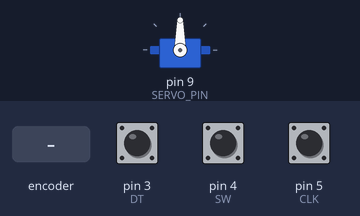
A sketch run on a simulated Arduino Uno, built with avr-gcc and run on an emulated ATmega328P. On the bench: servo. The test bench sets the inputs (shaded band); at power-on: pin 4 (SW) HIGH, pin 3 (DT) HIGH, pin 5 (CLK) HIGH. What the sketch prints to the serial monitor is not drawn.

Above: at 1.2 s.
1.3 s: rotary encoder on pin 5 (CLK) / pin 3 (DT) turned 3 steps (first pin leading)
At 2.3 s:
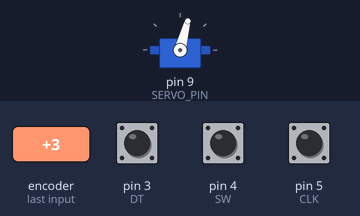
3.4 s: pin 4 (SW) pulled LOW for 0.15 s
At 4.1 s:
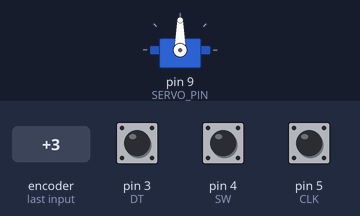
5.0 s: rotary encoder on pin 5 (CLK) / pin 3 (DT) turned 2 steps (second pin leading)
At 5.9 s:
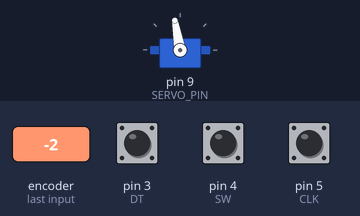
6.9 s: pin 4 (SW) pulled LOW for 1 s
At 8.0 s:
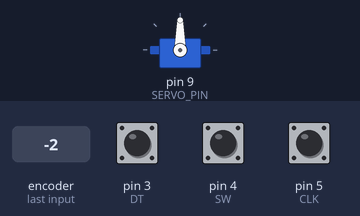
Timing chart, 0 to 9.9 s (numbered marks = the images above; inputs shaded):
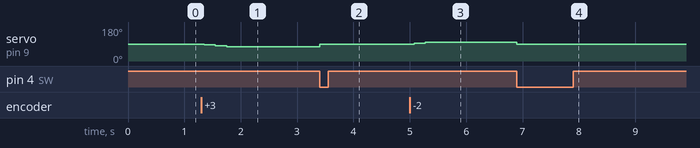

The sketch:

Rotary_encoder_servo_control.ino
```cpp
#include <Servo.h>

// 핀 정의
#define CLK         5    // 엔코더 CLK(A 위상)
#define DT          3    // 엔코더 DT(B 위상)
#define SW          4    // 엔코더 버튼 스위치
#define SERVO_PIN   9    // 서보 제어 핀
#define STEP_SIZE   5    // 한 스텝당 움직일 각도

int angle = 90;                    // 서보 각도 변수 (0~180), 초기값 90°
int currentStateCLK;               // 현재 CLK 상태
int lastStateCLK;                  // 이전 루프에서 읽은 CLK 상태
unsigned long lastButtonPress = 0; // 버튼 디바운스용 마지막 누름 시간
Servo myServo;                     // 서보 객체

void setup() {
  // 입력 핀 설정
  pinMode(CLK, INPUT);
  pinMode(DT, INPUT);
  pinMode(SW, INPUT_PULLUP);

  // 시리얼 통신 시작
  Serial.begin(9600);

  // 초기 CLK 상태 읽기
  lastStateCLK = digitalRead(CLK);

  // 서보 초기화
  myServo.attach(SERVO_PIN);
  myServo.write(angle);
}

void loop() {
  // 1) CLK 상태 읽기
  currentStateCLK = digitalRead(CLK);

  // 2) LOW→HIGH 전환 시 회전 발생
  if (currentStateCLK != lastStateCLK && currentStateCLK == HIGH) {
    // DT 상태와 비교하여 방향 판별 및 각도 조정
    if (digitalRead(DT) == HIGH) {
      angle += STEP_SIZE;        // CW 회전: 각도 증가
    } else {
      angle -= STEP_SIZE;        // CCW 회전: 각도 감소
    }

    // 각도 범위 제한 (0~180)
    angle = constrain(angle, 0, 180);

    // 서보에 각도 적용
    myServo.write(angle);

    // 디버그: 시리얼에 각도 출력
    Serial.print("각도: ");
    Serial.println(angle);
  }

  // 3) 이전 CLK 상태 저장
  lastStateCLK = currentStateCLK;

  // 4) 버튼 눌림 감지 및 디바운스 처리
  if (digitalRead(SW) == LOW) {
    if (millis() - lastButtonPress > 50) {
      // 버튼 누르면 각도 90°로 리셋
      angle = 90;
      myServo.write(angle);
      Serial.println("버튼 눌림: 각도 90°로 리셋");
    }
    lastButtonPress = millis();
  }

  delay(1);  // 짧은 지연으로 안정적인 읽기
}
```

Measured:
- after the input at 1.3 s, servo on pin 9 (SERVO_PIN): 90° → 85° after 0.05 s, → 80° 0.20 s later, → 75° 0.20 s later
- after the input at 3.4 s, servo on pin 9 (SERVO_PIN): 75° → 90° at once
- after the input at 5.0 s, servo on pin 9 (SERVO_PIN): 90° → 95° after 0.08 s, → 100° 0.20 s later
- after the input at 6.9 s, servo on pin 9 (SERVO_PIN): 100° → 90° at once
